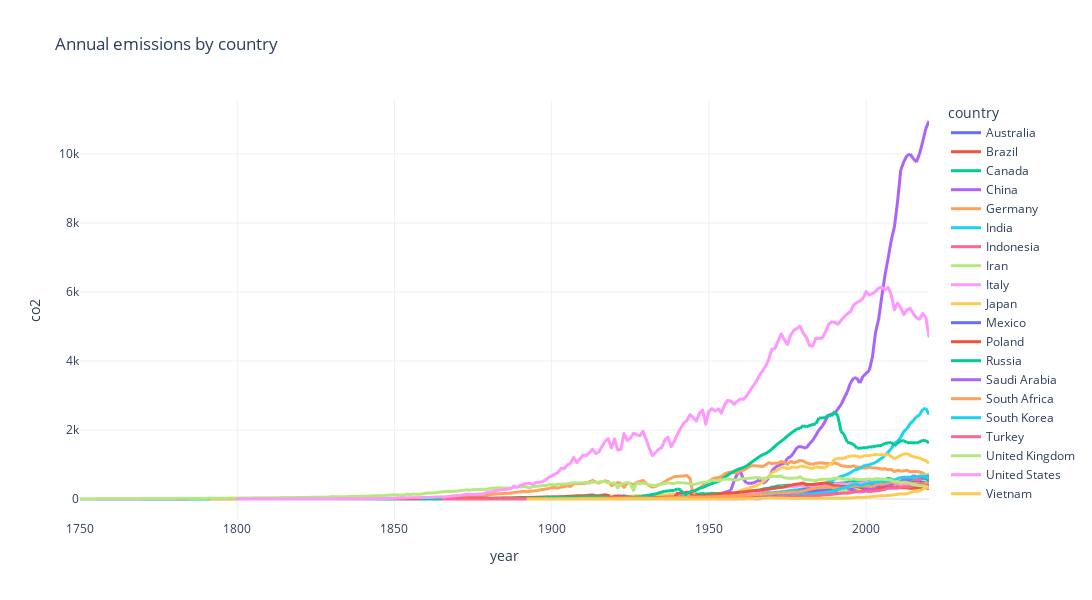

Here is the notebook cell this chart was saved with:
### Markdown cell above
## Annual to... select year

### Code cell
year = 2021
fig = px.line(df0_Top20_all_years[df0_Top20_all_years['year'] < year], 
        x = 'year', y = 'co2', color = 'country', 
        title = "Annual emissions by country",
        template='plotly_white', height=600, width=1200)
fig.update_traces(line={'width': 3})

### Figure 1 — Plotly figure (JSON) as saved in the notebook; plotly's stock layout.template omitted (floating-point values rounded to 4 significant figures; data arrays with more than 128 entries replaced by an {"elided": "..."} marker saying what was removed)
{"data": [{"hovertemplate": "country=Australia<br>year=%{x}<br>co2=%{y}<extra></extra>", "legendgroup": "Australia", "line": {"color": "#636efa", "dash": "solid", "width": 3}, "marker": {"symbol": "circle"}, "mode": "lines", "name": "Australia", "showlegend": true, "type": "scattergl", "x": {"elided": "271 int values"}, "xaxis": "x", "y": {"elided": "271 float values"}, "yaxis": "y"}, {"hovertemplate": "country=Brazil<br>year=%{x}<br>co2=%{y}<extra></extra>", "legendgroup": "Brazil", "line": {"color": "#EF553B", "dash": "solid", "width": 3}, "marker": {"symbol": "circle"}, "mode": "lines", "name": "Brazil", "showlegend": true, "type": "scattergl", "x": {"elided": "171 int values"}, "xaxis": "x", "y": {"elided": "171 float values"}, "yaxis": "y"}, {"hovertemplate": "country=Canada<br>year=%{x}<br>co2=%{y}<extra></extra>", "legendgroup": "Canada", "line": {"color": "#00cc96", "dash": "solid", "width": 3}, "marker": {"symbol": "circle"}, "mode": "lines", "name": "Canada", "showlegend": true, "type": "scattergl", "x": {"elided": "236 int values"}, "xaxis": "x", "y": {"elided": "236 float values"}, "yaxis": "y"}, {"hovertemplate": "country=China<br>year=%{x}<br>co2=%{y}<extra></extra>", "legendgroup": "China", "line": {"color": "#ab63fa", "dash": "solid", "width": 3}, "marker": {"symbol": "circle"}, "mode": "lines", "name": "China", "showlegend": true, "type": "scattergl", "x": {"elided": "171 int values"}, "xaxis": "x", "y": {"elided": "171 float values"}, "yaxis": "y"}, {"hovertemplate": "country=Germany<br>year=%{x}<br>co2=%{y}<extra></extra>", "legendgroup": "Germany", "line": {"color": "#FFA15A", "dash": "solid", "width": 3}, "marker": {"symbol": "circle"}, "mode": "lines", "name": "Germany", "showlegend": true, "type": "scattergl", "x": {"elided": "229 int values"}, "xaxis": "x", "y": {"elided": "229 float values"}, "yaxis": "y"}, {"hovertemplate": "country=India<br>year=%{x}<br>co2=%{y}<extra></extra>", "legendgroup": "India", "line": {"color": "#19d3f3", "dash": "solid", "width": 3}, "marker": {"symbol": "circle"}, "mode": "lines", "name": "India", "showlegend": true, "type": "scattergl", "x": {"elided": "171 int values"}, "xaxis": "x", "y": {"elided": "171 float values"}, "yaxis": "y"}, {"hovertemplate": "country=Indonesia<br>year=%{x}<br>co2=%{y}<extra></extra>", "legendgroup": "Indonesia", "line": {"color": "#FF6692", "dash": "solid", "width": 3}, "marker": {"symbol": "circle"}, "mode": "lines", "name": "Indonesia", "showlegend": true, "type": "scattergl", "x": {"elided": "171 int values"}, "xaxis": "x", "y": {"elided": "171 float values"}, "yaxis": "y"}, {"hovertemplate": "country=Iran<br>year=%{x}<br>co2=%{y}<extra></extra>", "legendgroup": "Iran", "line": {"color": "#B6E880", "dash": "solid", "width": 3}, "marker": {"symbol": "circle"}, "mode": "lines", "name": "Iran", "showlegend": true, "type": "scattergl", "x": {"elided": "171 int values"}, "xaxis": "x", "y": {"elided": "171 float values"}, "yaxis": "y"}, {"hovertemplate": "country=Italy<br>year=%{x}<br>co2=%{y}<extra></extra>", "legendgroup": "Italy", "line": {"color": "#FF97FF", "dash": "solid", "width": 3}, "marker": {"symbol": "circle"}, "mode": "lines", "name": "Italy", "showlegend": true, "type": "scattergl", "x": {"elided": "171 int values"}, "xaxis": "x", "y": {"elided": "171 float values"}, "yaxis": "y"}, {"hovertemplate": "country=Japan<br>year=%{x}<br>co2=%{y}<extra></extra>", "legendgroup": "Japan", "line": {"color": "#FECB52", "dash": "solid", "width": 3}, "marker": {"symbol": "circle"}, "mode": "lines", "name": "Japan", "showlegend": true, "type": "scattergl", "x": {"elided": "171 int values"}, "xaxis": "x", "y": {"elided": "171 float values"}, "yaxis": "y"}, {"hovertemplate": "country=Mexico<br>year=%{x}<br>co2=%{y}<extra></extra>", "legendgroup": "Mexico", "line": {"color": "#636efa", "dash": "solid", "width": 3}, "marker": {"symbol": "circle"}, "mode": "lines", "name": "Mexico", "showlegend": true, "type": "scattergl", "x": {"elided": "171 int values"}, "xaxis": "x", "y": {"elided": "171 float values"}, "yaxis": "y"}, {"hovertemplate": "country=Poland<br>year=%{x}<br>co2=%{y}<extra></extra>", "legendgroup": "Poland", "line": {"color": "#EF553B", "dash": "solid", "width": 3}, "marker": {"symbol": "circle"}, "mode": "lines", "name": "Poland", "showlegend": true, "type": "scattergl", "x": {"elided": "221 int values"}, "xaxis": "x", "y": {"elided": "221 float values"}, "yaxis": "y"}, {"hovertemplate": "country=Russia<br>year=%{x}<br>co2=%{y}<extra></extra>", "legendgroup": "Russia", "line": {"color": "#00cc96", "dash": "solid", "width": 3}, "marker": {"symbol": "circle"}, "mode": "lines", "name": "Russia", "showlegend": true, "type": "scattergl", "x": {"elided": "175 int values"}, "xaxis": "x", "y": {"elided": "175 float values"}, "yaxis": "y"}, {"hovertemplate": "country=Saudi Arabia<br>year=%{x}<br>co2=%{y}<extra></extra>", "legendgroup": "Saudi Arabia", "line": {"color": "#ab63fa", "dash": "solid", "width": 3}, "marker": {"symbol": "circle"}, "mode": "lines", "name": "Saudi Arabia", "showlegend": true, "type": "scattergl", "x": {"elided": "171 int values"}, "xaxis": "x", "y": {"elided": "171 float values"}, "yaxis": "y"}, {"hovertemplate": "country=South Africa<br>year=%{x}<br>co2=%{y}<extra></extra>", "legendgroup": "South Africa", "line": {"color": "#FFA15A", "dash": "solid", "width": 3}, "marker": {"symbol": "circle"}, "mode": "lines", "name": "South Africa", "showlegend": true, "type": "scattergl", "x": {"elided": "171 int values"}, "xaxis": "x", "y": {"elided": "171 float values"}, "yaxis": "y"}, {"hovertemplate": "country=South Korea<br>year=%{x}<br>co2=%{y}<extra></extra>", "legendgroup": "South Korea", "line": {"color": "#19d3f3", "dash": "solid", "width": 3}, "marker": {"symbol": "circle"}, "mode": "lines", "name": "South Korea", "showlegend": true, "type": "scattergl", "x": {"elided": "171 int values"}, "xaxis": "x", "y": {"elided": "171 float values"}, "yaxis": "y"}, {"hovertemplate": "country=Turkey<br>year=%{x}<br>co2=%{y}<extra></extra>", "legendgroup": "Turkey", "line": {"color": "#FF6692", "dash": "solid", "width": 3}, "marker": {"symbol": "circle"}, "mode": "lines", "name": "Turkey", "showlegend": true, "type": "scattergl", "x": {"elided": "171 int values"}, "xaxis": "x", "y": {"elided": "171 float values"}, "yaxis": "y"}, {"hovertemplate": "country=United Kingdom<br>year=%{x}<br>co2=%{y}<extra></extra>", "legendgroup": "United Kingdom", "line": {"color": "#B6E880", "dash": "solid", "width": 3}, "marker": {"symbol": "circle"}, "mode": "lines", "name": "United Kingdom", "showlegend": true, "type": "scattergl", "x": {"elided": "271 int values"}, "xaxis": "x", "y": {"elided": "271 float values"}, "yaxis": "y"}, {"hovertemplate": "country=United States<br>year=%{x}<br>co2=%{y}<extra></extra>", "legendgroup": "United States", "line": {"color": "#FF97FF", "dash": "solid", "width": 3}, "marker": {"symbol": "circle"}, "mode": "lines", "name": "United States", "showlegend": true, "type": "scattergl", "x": {"elided": "221 int values"}, "xaxis": "x", "y": {"elided": "221 float values"}, "yaxis": "y"}, {"hovertemplate": "country=Vietnam<br>year=%{x}<br>co2=%{y}<extra></extra>", "legendgroup": "Vietnam", "line": {"color": "#FECB52", "dash": "solid", "width": 3}, "marker": {"symbol": "circle"}, "mode": "lines", "name": "Vietnam", "showlegend": true, "type": "scattergl", "x": {"elided": "171 int values"}, "xaxis": "x", "y": {"elided": "171 float values"}, "yaxis": "y"}], "layout": {"height": 600, "legend": {"title": {"text": "country"}, "tracegroupgap": 0}, "title": {"text": "Annual emissions by country"}, "width": 1200, "xaxis": {"anchor": "y", "domain": [0, 1], "title": {"text": "year"}}, "yaxis": {"anchor": "x", "domain": [0, 1], "title": {"text": "co2"}}}}
